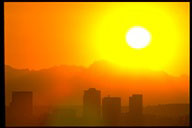
#> input picture data/images/1000.png, 192 x 128 px; its folder holds 4 pictures in this run; the run also reads 1 picture not shown here
$ jupyter execute Exp3-2.ipynb
#> lines starting #> are read from the running program, lines starting #| are printed output that depends on the picture; long printed decimals are rounded
[cell 1]
import cv2
import numpy as np
import scipy
import scipy.spatial
from cv2 import imread
import pickle
import random
import os
import matplotlib.pyplot as plt
import matplotlib.image as mpimg
# 特征提取
def extract_features(image_path, vector_size=100):
#> called with image_path = 'data/images/1000.png', vector_size = 100
    image = imread(image_path)#imread函数从文件中加载图像并返回该图像
#> image is the input picture: shape (128, 192, 3); mean B, G, R 6.3, 134.2, 199
    try:
        # 可选的特征检测算法有 BRISK,AKAZE,KAZE 以及 ORB
        # 关键点检测
        # 特征检测算法
        alg = cv2.BRISK_create()
        # alg = cv2.AKAZE_create()
        # alg = cv2.KAZE_create()
        # alg = cv2.ORB_create()

        #提取image的特征
        kps = alg.detect(image)
#> kps = 4 keypoints; (x, y, size): (141, 95, 12.8), (99, 91, 13.1), (93, 88, 12.8), (140, 94, 18.8)

        # 选取前 vector_size=32 个特征点
        # 特征点的个数取决于图像的大小以及颜色分布
        # 按照关键点响应值对特征点进行排序
        kps = sorted(kps, key=lambda x: -x.response)[:vector_size]

        # 计算特征点上对应的特征向量
        kps, dsc = alg.compute(image, kps)

        # 将所有的特征向量组成一个大的特征值
        dsc = dsc.flatten()
#> dsc = 256 values, max 255 at index 1, min 0 at index 7, mean 155.1

        # 预定义一个维度为 64*vector_size 的特征向量
        needed_size = (vector_size * 64)
        if dsc.size < needed_size:
            # 如果计算得到的特征向量小于预定义的大小，则在向量末尾补零
            dsc = np.concatenate([dsc, np.zeros(needed_size - dsc.size)])
#> dsc = 6400 values, max 255 at index 1, min 0 at index 7, mean 6.2
    except cv2.error as e:
        print ('Error: ', e)
        return None
    return dsc

[cell 2]
def batch_extractor(images_path, pickled_db_path="data/feature.pck"):
    files = [os.path.join(images_path, p) for p in sorted(os.listdir(images_path))]
    result = {}
    for f in files:
        print ('Extracting features from image %s' % f)
        name = f.split('/')[-1].lower()
        result[name] = extract_features(f)
#> pass 2 of the loop in batch_extractor, `for f in files:`:
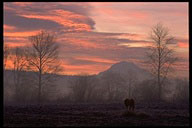
#> input picture data/images/1001.png, 192 x 128 px
#> in extract_features, image is the input picture: shape (128, 192, 3); mean B, G, R 75.4, 81.2, 117.2
#> kps = 48 keypoints; strongest (x, y, size): (38, 70, 9.7), (93, 23, 12.9), (159, 38, 10), (39, 67, 8.4)
#> in extract_features (call 2), `dsc = dsc.flatten()`: dsc = 3072 values, max 255 at index 21, min 0 at index 5, mean 123.8
#> in extract_features (call 2), `dsc = np.concatenate([dsc, np.zeros(needed_size - dsc.size)])`: dsc = 6400 values, max 255 at index 21, min 0 at index 5, mean 59.45
#> pass 3 of the loop in batch_extractor, `for f in files:`:
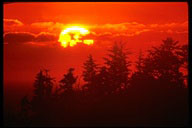
#> input picture data/images/1002.png, 192 x 128 px
#> in extract_features, image is the input picture: shape (128, 192, 3); mean B, G, R 6.9, 29.4, 128.7
#> kps = 59 keypoints; strongest (x, y, size): (89, 41, 25.7), (63, 44, 20.7), (92, 41, 14), (71, 45, 11.6)
#> in extract_features (call 3), `dsc = dsc.flatten()`: dsc = 3776 values, max 255 at index 13, min 0 at index 7, mean 112.7
#> in extract_features (call 3), `dsc = np.concatenate([dsc, np.zeros(needed_size - dsc.size)])`: dsc = 6400 values, max 255 at index 13, min 0 at index 7, mean 66.52
#> the loop made 4 passes; the first 3 are shown
# 将所有特征保存在 pickle 文件里
    with open(pickled_db_path, 'wb') as fp: # 以二进制写入
        pickle.dump(result, fp)

[cell 3]
class Matcher(object):
    def __init__(self, pickled_db_path="data/feature.pck"):
#> called with pickled_db_path = 'data/feature.pck'
        with open(pickled_db_path,'rb') as fp:
            self.data = pickle.load(fp) #用于将二进制对象文件转换成 Python 对象
        self.names = []
        self.matrix = []
        for k, v in self.data.items():
            self.names.append(k)
            self.matrix.append(v)
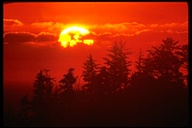
#> input picture data/1.jpg, 192 x 128 px
#> in show_img, img is the input picture: shape (128, 192, 3); mean R, G, B 128.8, 29.4, 6.5
        self.matrix = np.array(self.matrix)
        self.names = np.array(self.names)
    def cdist(self, vector):
        # 计算图像之间的 cosine 距离
        # 可选距离
        # chebyshev：切比雪夫距离
        # cityblock 街区距离
        # cosine：余弦夹角
        # mahalanobis：马氏距离
        # minkowski：闵可夫斯基距离
        # euclidean：欧式距离
        # hamming：汉明距离
        v = vector.reshape(1, -1)
        return scipy.spatial.distance.cdist(self.matrix, v, 'hamming').reshape(-1)
    def match(self, image_path, topn=5):
#> called with image_path = 'data/1.jpg', topn = 3
        features = extract_features(image_path)
#> in extract_features (call 5), `kps = alg.detect(image)`: kps = 72 keypoints; strongest (x, y, size): (89, 41, 26.1), (91, 41, 17), (63, 44, 20.5), (64, 46, 13.2)
#> features = 6400 values, max 255 at index 13, min 0 at index 7, mean 83.25
        img_distances = self.cdist(features)
#> img_distances = [0.61, 0.652, 0.599, 0.904]
        # 找到排名前 5 的匹配结果
        nearest_ids = np.argsort(img_distances)[:topn].tolist()
#> nearest_ids = [2, 0, 1]
        nearest_img_paths = self.names[nearest_ids].tolist()
#> nearest_img_paths = ['1002.png', '1000.png', '1001.png']
        return nearest_img_paths, img_distances[nearest_ids].tolist() #tolist将矩阵转换成列表

[cell 4]
def show_img(path):
    img = mpimg.imread(path)
    plt.imshow(img)
    plt.show()

[cell 5]
def run():
    images_path = 'data/images'
    files = [os. path.join(images_path, p) for p in sorted(os.listdir(images_path))]
    # 打乱数据库中的图像顺序
    sample = random.sample(files, 3)
    batch_extractor(images_path)
    ma = Matcher('data/feature.pck')
    # 查询图像名称
    s = 'data/1.jpg'
    print ('Query image ==========================================')
    show_img(s)
    names, match = ma.match(s, topn=3)
#> names = ['1002.png', '1000.png', '1001.png']; match = [0.599, 0.61, 0.652]
    print ('Result images ========================================' )
    for i in range(3):
    # 计算 cosine 距离，将相似性定义为 1-cosine 距离，当两个图像越近，此值相似指越高
        print ('Match %s' % (1-match[i]))
#| Match 0.4014
        show_img(os.path.join('data', names[i]))
#> pass 2 of the loop in run, `for i in range(3):`:
#| Match 0.3905
#> in show_img (call 3), `img = mpimg.imread(path)`:
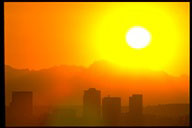
#> img: shape (128, 192, 3) float32; mean R, G, B 0.78, 0.526, 0.0248
#> pass 3 of the loop in run, `for i in range(3):`:
#| Match 0.3478
#> in show_img (call 4), `img = mpimg.imread(path)`:
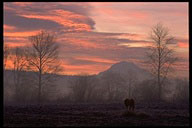
#> img: shape (128, 192, 3) float32; mean R, G, B 0.46, 0.318, 0.296
run() #运行从这里开始
